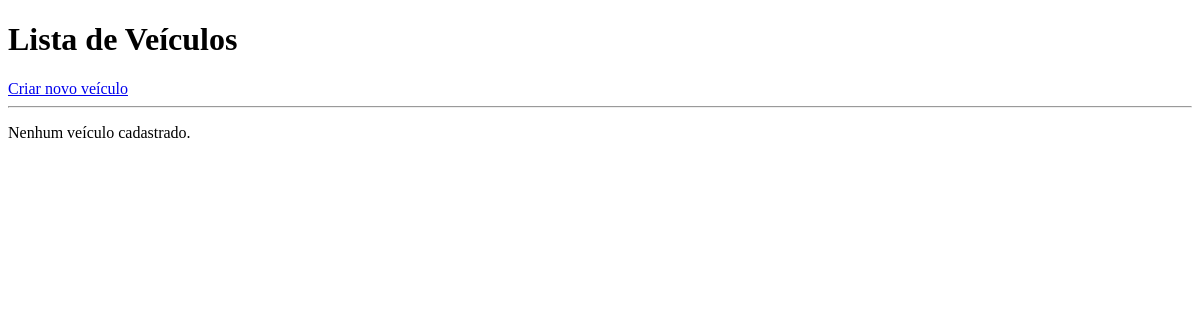
/veiculos/ (signed in), run on an earlier commit of the app's database.
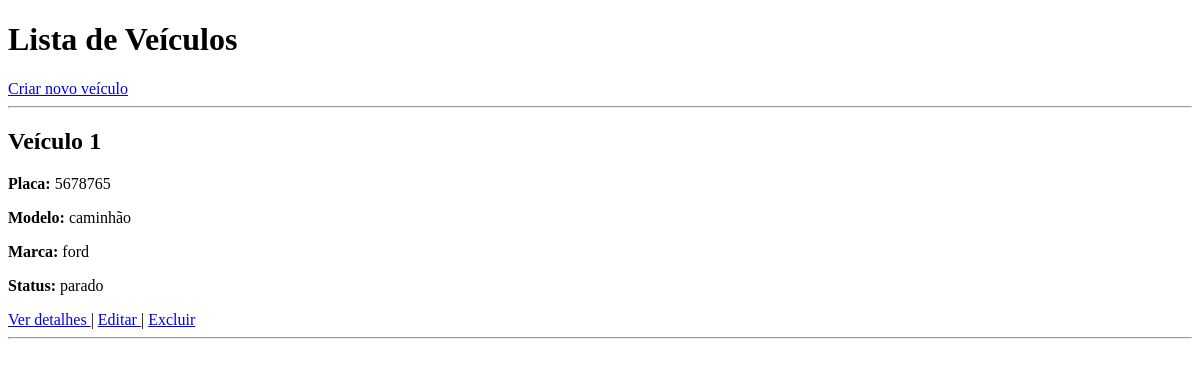
And on a later commit of the database.
### veiculo/models.py (models this page shows)
class Veiculo(models.Model):
    placa = models.CharField(max_length=10)
    modelo = models.CharField(max_length=100)
    marca = models.CharField(max_length=100)
    ano = models.IntegerField()
    quilometragem = models.FloatField()
    status = models.CharField(max_length=50)
    capacidade_carga = models.FloatField()

### veiculo/views.py (the view)
# urls.py: path('', views.veiculo_list, name='veiculo_list'),
@login_required
@permission_required('veiculo.view_veiculo', raise_exception=True)
def veiculo_list(request):
    objetos = Veiculo.objects.all()
    return render(
        request,
        'veiculo/veiculo_list.html',
        {'objetos': objetos}
    )

### veiculo/templates/veiculo/veiculo_list.html (shortened to what this page needs)
<!DOCTYPE html>
<html>
<head>
</head>
<body>
    <h1>Lista de Veículos</h1>
    <a href="{% url 'veiculo_create' %}">
        Criar novo veículo
    </a>
    <hr>
    {% for objeto in objetos %}
        <h2>Veículo {{ objeto.id }}</h2>
        <p>
            <strong>Placa:</strong>
            {{ objeto.placa }}
        </p>
        <p>
            <strong>Modelo:</strong>
            {{ objeto.modelo }}
        </p>
        <p>
            <strong>Marca:</strong>
            {{ objeto.marca }}
        </p>
        <p>
            <strong>Status:</strong>
            {{ objeto.status }}
        </p>
        <a href="{% url 'veiculo_detail' objeto.pk %}">
            Ver detalhes
        </a>
        |
        <a href="{% url 'veiculo_update' objeto.pk %}">
            Editar
        </a>
        |
        <a href="{% url 'veiculo_delete' objeto.pk %}">
            Excluir
        </a>
        <hr>
    {% empty %}
        <p>Nenhum veículo cadastrado.</p>
    {% endfor %}
</body>
</html>

What changed in the data, as far as the page shows it:
added Veiculo: id "1", placa "5678765", modelo "caminhão", marca "ford", status "parado"
Also different on the page:
text no longer shown: "Nenhum veículo cadastrado."
